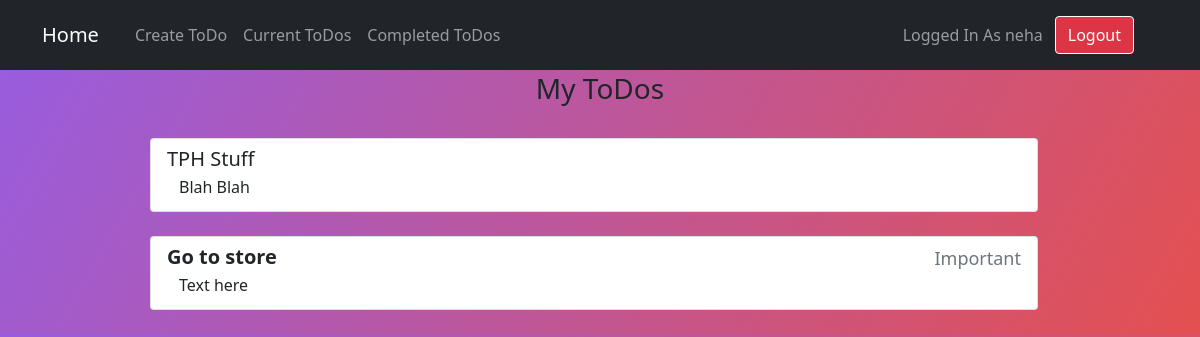
Before: /current/ (signed in) with the older database file.
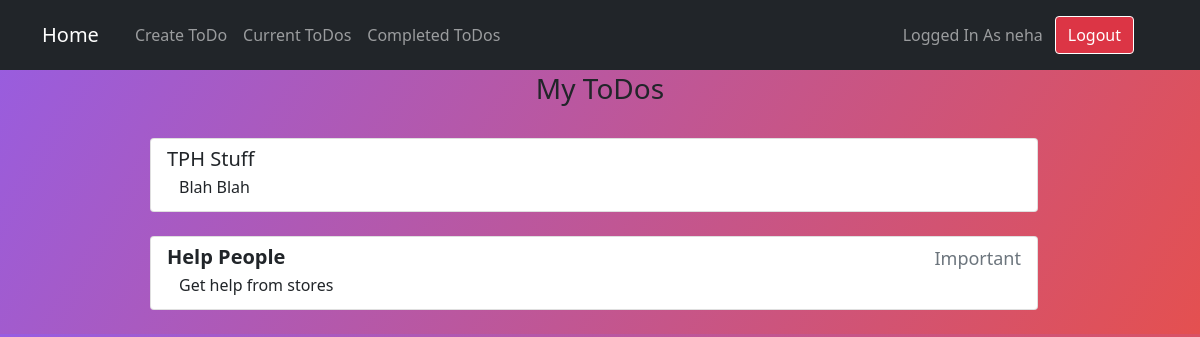
After: the same page with the newer database file.
### todo/models.py (models this page shows, shortened)
class Todo(models.Model):
	title = models.CharField(max_length=100)
	memo = models.TextField(blank=True)
	created = models.DateTimeField(auto_now_add=True)
	datecompleted = models.DateTimeField(null=True, blank=True)
	important = models.BooleanField(default=False)
	user = models.ForeignKey(User, on_delete=models.CASCADE)

### todo/views.py (the view)
# urls.py: path('current/', views.currenttodo, name='currenttodo'),
@login_required
def currenttodo(request):
     todos = Todo.objects.filter(user=request.user, datecompleted__isnull=True)
     return render(request, 'todo/currenttodo.html', {'todos': todos})

### todo/templates/todo/currenttodo.html
{% extends 'todo/base.html' %}
{% block content %}
<h3 class="container text-center">My ToDos</h3>
<br>
{% for todo in todos %}
<div class="list-group container w-75">
	<a href="{% url 'viewtodo' todo.id %}" class="list-group-item list-group-item-action">
		<div class="d-flex w-100 justify-content-between">
			<h5 class="mb-1">
				{% if todo.important %}<b>{% endif %} {{ todo.title }} {% if todo.important %}</b>{% endif %}
			</h5>
			{% if todo.important %}
			<small class="text-muted" style="font-size: large;">Important</small>
			{% endif %}
		</div>
		{% if todo.memo %}
		<p class="mb-1 container">{{todo.memo}}</p>
		{% endif %}
	</a>
</div>
<br>
{% endfor %}
{% endblock %}

### todo/templates/todo/base.html (shortened to what this page needs)
<!doctype html>
<html lang="en">
	<head>
		<link href="https://cdn.jsdelivr.net/npm/bootstrap@5.0.1/dist/css/bootstrap.min.css" rel="stylesheet"
>
	</head>
	<body style="background-image: linear-gradient(120deg, #975de2, #e45050);">
		<nav class="navbar navbar-expand-lg navbar-dark bg-dark fixed-top">
			<div class="container-fluid container">
				<a class="navbar-brand" href="{% url 'home' %}">Home</a>
				<div class="collapse navbar-collapse container" id="navbarText">
					{% if user.is_authenticated %}
					<ul class="navbar-nav me-auto mb-2 mb-lg-0">
						<li class="nav-item">
							<a class="nav-link" href="{% url 'createtodo' %}">Create ToDo</a>
						</li>
						<li class="nav-item">
							<a class="nav-link" href="{% url 'currenttodo' %}">Current ToDos</a>
						</li>
						<li class="nav-item">
							<a class="nav-link" href="{% url 'completedtodo' %}">Completed ToDos</a>
						</li>
					</ul>
					<span class="navbar-text">
						Logged In As {{user.username}}
					</span>
					<span class="navbar-text">
						<form action="{% url 'logoutuser' %}" method="POST" class="container">
							<button class="btn btn-danger" type="submit">Logout</button>
						</form>
					</span>
					{% endif %}
				</div>
			</div>
		</nav>
		<br><br><br>
		{% block content %}
		{% endblock %}
	</body>
</html>

### todo/templates/todo/base.html (style rules this page uses)
.btn { border-color: white; border-width: 0.1rem; }

Changed rows visible on the page:
no longer on this page (row edited): Todo: title "Go to store", important "Important", memo "Text here"
added Todo: title "Help People", important "Important", memo "Get help from stores"
